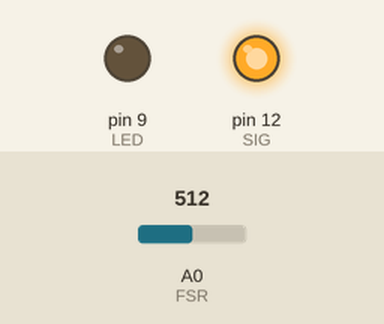
This sketch was run on a simulated Arduino Uno, built with avr-gcc and run on an emulated ATmega328P. Parts: output pins drawn as LEDs (lit = HIGH). Inputs (shaded band) come from the test bench; at power-on: A0 (FSR) = 512. What the sketch prints to the serial monitor is not drawn.

Above: at 1.2 s.
1.3 s: A0 (FSR) set to 306
At 2.8 s:
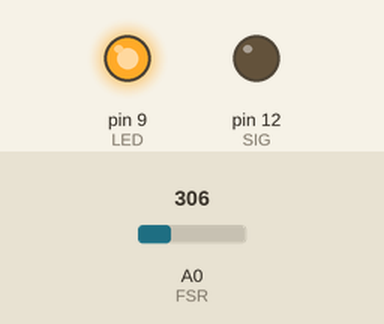
4.3 s: A0 (FSR) set to 122
At 6.8 s:
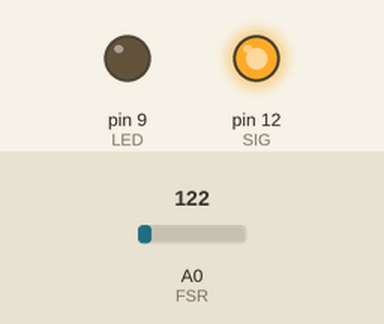
7.3 s: A0 (FSR) set to 0
At 8.6 s:
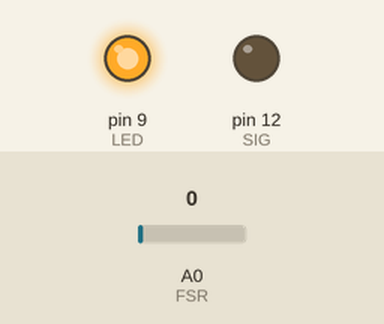
Timing chart, 0 to 10.8 s (numbered marks = the images above; inputs shaded):
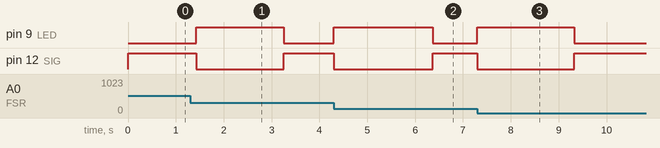

The sketch:

FSR_Single_V4.ino
```cpp
#define VERSION 2

#define LED 9
#define SIG 12
#define FSR A0
#define THRESHOLD 0.93

#define SHORT_SIZE 8
#define LONG_SIZE 16
#define LONG_INTERVAL (2000/LONG_SIZE)

unsigned long lastTime = 0;

int longIndex = 0, shortIndex = 0, longAvg = 0, shortAvg = 0;
int shortSamples[SHORT_SIZE], longSamples[LONG_SIZE];
int i = 0, total = 0;

void setup() {
  Serial.begin(9600);

  for(i = 0; i < SHORT_SIZE; i++) shortSamples[i] = 0;
  for(i = 0; i < LONG_SIZE; i++) longSamples[i] = 0;

  lastTime = millis();

  pinMode(LED, OUTPUT);
  pinMode(SIG, OUTPUT);
  digitalWrite(LED, LOW);
  digitalWrite(SIG, HIGH);
  pinMode(FSR, INPUT);
}

void loop() {
  shortSamples[shortIndex++] = analogRead(FSR);
  if(shortIndex >= SHORT_SIZE) shortIndex = 0;

  total = 0;
  for(i = 0; i < SHORT_SIZE; i++) total += shortSamples[i];
  shortAvg = total / SHORT_SIZE;

  if(millis() - lastTime > LONG_INTERVAL) {
    longSamples[longIndex++] = shortAvg;
    if(longIndex >= LONG_SIZE) longIndex = 0;

    total = 0;
    for(i = 0; i < LONG_SIZE; i++) total += longSamples[i];
    longAvg = total / LONG_SIZE;

    lastTime = millis();
  }

  if(shortAvg < longAvg*THRESHOLD) {
    digitalWrite(LED, HIGH);
    digitalWrite(SIG, LOW);
  }
  else {
    digitalWrite(LED, LOW);
    digitalWrite(SIG, HIGH);
  }

  Serial.println(shortAvg);

}
```

Measured:
- after the input at 1.3 s, pin 9 (LED): LOW → HIGH after 0.13 s, → LOW 1.8 s later; pin 12 (SIG): HIGH → LOW after 0.13 s, → HIGH 1.8 s later
- after the input at 4.3 s, pin 9 (LED): LOW → HIGH at once, → LOW 2.1 s later; pin 12 (SIG): HIGH → LOW at once, → HIGH 2.1 s later
- after the input at 7.3 s, pin 9 (LED): LOW → HIGH at once, → LOW 2.0 s later; pin 12 (SIG): HIGH → LOW at once, → HIGH 2.0 s later
